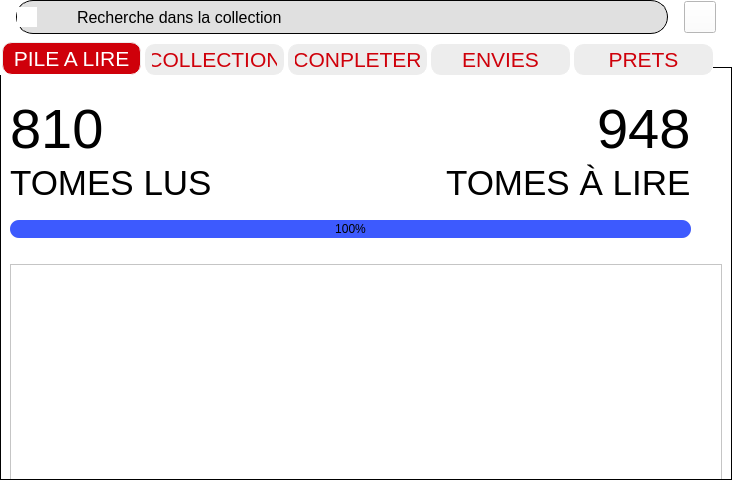
<?xml version="1.0" encoding="UTF-8"?>
<ui version="4.0">
 <class>CollectionPage</class>
 <widget class="QWidget" name="CollectionPage">
  <property name="geometry">
   <rect>
    <x>0</x>
    <y>0</y>
    <width>732</width>
    <height>480</height>
   </rect>
  </property>
  <property name="minimumSize">
   <size>
    <width>732</width>
    <height>480</height>
   </size>
  </property>
  <property name="maximumSize">
   <size>
    <width>732</width>
    <height>480</height>
   </size>
  </property>
  <property name="sizeIncrement">
   <size>
    <width>732</width>
    <height>480</height>
   </size>
  </property>
  <property name="font">
   <font>
    <family>Helvetica</family>
    <pointsize>16</pointsize>
    <weight>75</weight>
    <bold>true</bold>
   </font>
  </property>
  <property name="windowTitle">
   <string>Form</string>
  </property>
  <property name="styleSheet">
   <string notr="true">QWidget {
	
	background-color:  #FFF
}

#header_search_frame {
	border: 1px solid rgb(2, 2, 2);
	border-radius: 17px;
	background-color:  rgb(224, 224, 224)
}

#search_image_label {
	padding-left: 3px;
}

#search_line_edit {
	padding-left: 38px;
	padding-right: 38px;
	margin-right:18px;
}


QLineEdit{
	background-color: rgb(224, 224, 224);
	border: 0px solid rgb(224, 224, 224);
	font-size: 16px;
}

QProgressBar
{
    background: #e0e0e0;
    color: #000;
    border-radius: 9px;
}
QProgressBar::chunk
{
    background-color: #3d5afe;
    border-radius: 9px;
}


QTabWidget::pane {
    border: 1px solid black;
	background-color: #ededed;
}

QTabWidget::tab-bar:top {
    top: 8px;
}

QTabWidget::tab-bar:bottom {
}

QTabWidget::tab-bar:left {
}

QTabWidget::tab-bar:right {
}

QTabBar::tab {
    border: 1px solid black;
}

QTabBar::tab:selected {
	color: #FFF;
	background-color:  rgb(207, 0, 10);
}

QTabBar::tab:!selected {
	background-color: #ededed;
}

QTabBar::tab:!selected:hover {
	background-color:  rgb(224, 224, 224);
}

QTabBar::tab:top:!selected {
	background-color: #ededed;
	
	color: rgb(207, 0, 10);
    margin-top: 2px;
}

QTabBar::tab:bottom:!selected {
	background-color: #ededed;
    margin-bottom: 2px;
}

QTabBar::tab:top, QTabBar::tab:bottom {
    margin-left: 2px;
    margin-right: 2px;
	height-max: 30px;
	width: 125px;
    padding: 2px 6px 2px 6px;
	border: 1px solid #ededed;
	border-radius: 10px;
}

QTabBar::tab:top:selected {
    border-bottom-color: none;
}

QTabBar::tab:bottom:selected {
    border-top-color: none;
}

QTabBar::tab:top:last, QTabBar::tab:bottom:last,
QTabBar::tab:top:only-one, QTabBar::tab:bottom:only-one {
    margin-right: 0;
}

QTabBar::tab:left:!selected {
    margin-right: 3px;
}

QTabBar::tab:right:!selected {
    margin-left: 3px;
}

QTabBar::tab:left, QTabBar::tab:right {
    min-height: 8ex;
    margin-bottom: -1px;
}

QTabBar::tab:left:selected {
    border-left-color: none;
}

QTabBar::tab:right:selected {
    border-right-color: none;
}

QTabBar::tab:left:last, QTabBar::tab:right:last,
QTabBar::tab:left:only-one, QTabBar::tab:right:only-one {
    margin-bottom: 0;
}</string>
  </property>
  <layout class="QVBoxLayout" name="main_layout">
   <property name="spacing">
    <number>0</number>
   </property>
   <property name="leftMargin">
    <number>0</number>
   </property>
   <property name="topMargin">
    <number>0</number>
   </property>
   <property name="rightMargin">
    <number>0</number>
   </property>
   <property name="bottomMargin">
    <number>0</number>
   </property>
   <item>
    <layout class="QHBoxLayout" name="header_horizontal_layout">
     <property name="spacing">
      <number>0</number>
     </property>
     <item>
      <widget class="QFrame" name="header_search_frame">
       <property name="minimumSize">
        <size>
         <width>652</width>
         <height>34</height>
        </size>
       </property>
       <property name="maximumSize">
        <size>
         <width>652</width>
         <height>34</height>
        </size>
       </property>
       <property name="styleSheet">
        <string notr="true"/>
       </property>
       <property name="frameShape">
        <enum>QFrame::StyledPanel</enum>
       </property>
       <property name="frameShadow">
        <enum>QFrame::Raised</enum>
       </property>
       <layout class="QHBoxLayout" name="header_search_horizontal_layout">
        <property name="spacing">
         <number>0</number>
        </property>
        <property name="leftMargin">
         <number>0</number>
        </property>
        <property name="topMargin">
         <number>0</number>
        </property>
        <property name="rightMargin">
         <number>0</number>
        </property>
        <property name="bottomMargin">
         <number>0</number>
        </property>
        <item alignment="Qt::AlignVCenter">
         <widget class="QLabel" name="search_image_label">
          <property name="minimumSize">
           <size>
            <width>20</width>
            <height>20</height>
           </size>
          </property>
          <property name="maximumSize">
           <size>
            <width>20</width>
            <height>20</height>
           </size>
          </property>
          <property name="text">
           <string/>
          </property>
          <property name="pixmap">
           <pixmap resource="../../assets/resource.qrc">:/img/img/logo.png</pixmap>
          </property>
          <property name="scaledContents">
           <bool>true</bool>
          </property>
         </widget>
        </item>
        <item>
         <widget class="QLineEdit" name="search_line_edit">
          <property name="minimumSize">
           <size>
            <width>9</width>
            <height>30</height>
           </size>
          </property>
          <property name="maximumSize">
           <size>
            <width>999999</width>
            <height>30</height>
           </size>
          </property>
          <property name="text">
           <string>Recherche dans la collection</string>
          </property>
         </widget>
        </item>
       </layout>
      </widget>
     </item>
     <item>
      <widget class="QPushButton" name="trie_button">
       <property name="minimumSize">
        <size>
         <width>32</width>
         <height>32</height>
        </size>
       </property>
       <property name="maximumSize">
        <size>
         <width>32</width>
         <height>32</height>
        </size>
       </property>
       <property name="text">
        <string/>
       </property>
       <property name="icon">
        <iconset resource="../../assets/resource.qrc">
         <normaloff>:/img/img/logo.png</normaloff>:/img/img/logo.png</iconset>
       </property>
       <property name="iconSize">
        <size>
         <width>32</width>
         <height>32</height>
        </size>
       </property>
      </widget>
     </item>
    </layout>
   </item>
   <item>
    <widget class="QTabWidget" name="tabWidget">
     <property name="enabled">
      <bool>true</bool>
     </property>
     <property name="minimumSize">
      <size>
       <width>732</width>
       <height>0</height>
      </size>
     </property>
     <property name="maximumSize">
      <size>
       <width>732</width>
       <height>16777215</height>
      </size>
     </property>
     <property name="font">
      <font>
       <family>Helvetica</family>
       <pointsize>16</pointsize>
       <weight>50</weight>
       <bold>false</bold>
       <underline>false</underline>
       <stylestrategy>PreferDefault</stylestrategy>
      </font>
     </property>
     <property name="layoutDirection">
      <enum>Qt::LeftToRight</enum>
     </property>
     <property name="tabPosition">
      <enum>QTabWidget::North</enum>
     </property>
     <property name="tabShape">
      <enum>QTabWidget::Rounded</enum>
     </property>
     <property name="currentIndex">
      <number>0</number>
     </property>
     <widget class="QWidget" name="pile_a_lire_tab">
      <attribute name="title">
       <string>PILE A LIRE</string>
      </attribute>
      <layout class="QVBoxLayout" name="verticalLayout">
       <item>
        <spacer name="verticalSpacer_2">
         <property name="orientation">
          <enum>Qt::Vertical</enum>
         </property>
         <property name="sizeType">
          <enum>QSizePolicy::Fixed</enum>
         </property>
         <property name="sizeHint" stdset="0">
          <size>
           <width>20</width>
           <height>20</height>
          </size>
         </property>
        </spacer>
       </item>
       <item>
        <widget class="QWidget" name="info_lecture_widget" native="true">
         <property name="minimumSize">
          <size>
           <width>681</width>
           <height>141</height>
          </size>
         </property>
         <property name="maximumSize">
          <size>
           <width>681</width>
           <height>141</height>
          </size>
         </property>
         <layout class="QVBoxLayout" name="verticalLayout_3">
          <property name="spacing">
           <number>0</number>
          </property>
          <property name="leftMargin">
           <number>0</number>
          </property>
          <property name="topMargin">
           <number>0</number>
          </property>
          <property name="rightMargin">
           <number>0</number>
          </property>
          <property name="bottomMargin">
           <number>0</number>
          </property>
          <item>
           <layout class="QHBoxLayout" name="horizontalLayout">
            <property name="spacing">
             <number>0</number>
            </property>
            <item>
             <layout class="QVBoxLayout" name="tome_lu_vertical_layout">
              <item alignment="Qt::AlignLeft">
               <widget class="QLabel" name="value_tome_lu_label">
                <property name="font">
                 <font>
                  <family>Helvetica</family>
                  <pointsize>42</pointsize>
                 </font>
                </property>
                <property name="text">
                 <string>810</string>
                </property>
               </widget>
              </item>
              <item alignment="Qt::AlignLeft">
               <widget class="QLabel" name="name_tome_lu_label">
                <property name="font">
                 <font>
                  <family>Helvetica</family>
                  <pointsize>26</pointsize>
                 </font>
                </property>
                <property name="text">
                 <string>TOMES LUS</string>
                </property>
               </widget>
              </item>
             </layout>
            </item>
            <item>
             <layout class="QVBoxLayout" name="tome_a_lire_vertical_layout">
              <item alignment="Qt::AlignRight">
               <widget class="QLabel" name="value_tome_a_lire_label">
                <property name="font">
                 <font>
                  <family>Helvetica</family>
                  <pointsize>42</pointsize>
                 </font>
                </property>
                <property name="layoutDirection">
                 <enum>Qt::LeftToRight</enum>
                </property>
                <property name="text">
                 <string>948</string>
                </property>
               </widget>
              </item>
              <item alignment="Qt::AlignRight">
               <widget class="QLabel" name="name_tome_a_lire_label">
                <property name="font">
                 <font>
                  <family>Helvetica</family>
                  <pointsize>26</pointsize>
                 </font>
                </property>
                <property name="text">
                 <string>TOMES À LIRE</string>
                </property>
               </widget>
              </item>
             </layout>
            </item>
           </layout>
          </item>
          <item>
           <spacer name="verticalSpacer_3">
            <property name="orientation">
             <enum>Qt::Vertical</enum>
            </property>
            <property name="sizeType">
             <enum>QSizePolicy::Fixed</enum>
            </property>
            <property name="sizeHint" stdset="0">
             <size>
              <width>15</width>
              <height>15</height>
             </size>
            </property>
           </spacer>
          </item>
          <item>
           <widget class="QProgressBar" name="progressBar">
            <property name="minimumSize">
             <size>
              <width>681</width>
              <height>18</height>
             </size>
            </property>
            <property name="maximumSize">
             <size>
              <width>681</width>
              <height>18</height>
             </size>
            </property>
            <property name="maximum">
             <number>100</number>
            </property>
            <property name="value">
             <number>100</number>
            </property>
            <property name="alignment">
             <set>Qt::AlignCenter</set>
            </property>
            <property name="textVisible">
             <bool>true</bool>
            </property>
            <property name="orientation">
             <enum>Qt::Horizontal</enum>
            </property>
           </widget>
          </item>
         </layout>
        </widget>
       </item>
       <item>
        <spacer name="verticalSpacer_4">
         <property name="orientation">
          <enum>Qt::Vertical</enum>
         </property>
         <property name="sizeType">
          <enum>QSizePolicy::Fixed</enum>
         </property>
         <property name="sizeHint" stdset="0">
          <size>
           <width>20</width>
           <height>20</height>
          </size>
         </property>
        </spacer>
       </item>
       <item>
        <widget class="QListView" name="listView">
         <property name="minimumSize">
          <size>
           <width>0</width>
           <height>386</height>
          </size>
         </property>
         <property name="maximumSize">
          <size>
           <width>16777215</width>
           <height>386</height>
          </size>
         </property>
        </widget>
       </item>
      </layout>
     </widget>
     <widget class="QWidget" name="collection_tab">
      <attribute name="title">
       <string>COLLECTION</string>
      </attribute>
      <layout class="QVBoxLayout" name="verticalLayout_2">
       <item>
        <widget class="QScrollArea" name="scrollArea">
         <property name="widgetResizable">
          <bool>false</bool>
         </property>
         <property name="alignment">
          <set>Qt::AlignCenter</set>
         </property>
         <widget class="QWidget" name="scrollAreaWidgetContents">
          <property name="geometry">
           <rect>
            <x>0</x>
            <y>0</y>
            <width>708</width>
            <height>396</height>
           </rect>
          </property>
          <layout class="QVBoxLayout" name="verticalLayout_4">
           <item>
            <widget class="QWidget" name="widget" native="true">
             <property name="minimumSize">
              <size>
               <width>681</width>
               <height>141</height>
              </size>
             </property>
             <property name="maximumSize">
              <size>
               <width>681</width>
               <height>141</height>
              </size>
             </property>
            </widget>
           </item>
           <item>
            <widget class="QListView" name="listView_2">
             <property name="minimumSize">
              <size>
               <width>681</width>
               <height>800</height>
              </size>
             </property>
             <property name="maximumSize">
              <size>
               <width>681</width>
               <height>16777215</height>
              </size>
             </property>
            </widget>
           </item>
          </layout>
         </widget>
        </widget>
       </item>
      </layout>
     </widget>
     <widget class="QWidget" name="completer_tab">
      <attribute name="title">
       <string>CONPLETER</string>
      </attribute>
     </widget>
     <widget class="QWidget" name="envies_tab">
      <attribute name="title">
       <string>ENVIES</string>
      </attribute>
     </widget>
     <widget class="QWidget" name="prets_tab">
      <attribute name="title">
       <string>PRETS</string>
      </attribute>
     </widget>
    </widget>
   </item>
  </layout>
 </widget>
 <resources>
  <include location="../../assets/resource.qrc"/>
 </resources>
 <connections/>
</ui>
